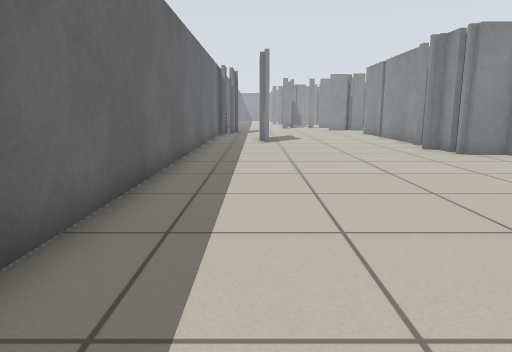
View 1 (above)

24 first-person views from a walk through a robot-simulator world made for Stage. The camera is 0.68 m above the floor, tilts 10° down and sees 70° across. The lines on the ground mark 1 m squares. The floor is counted in squares, 0.5 m on a side. Each view is taken from the middle of a square. On the plan, view 1 faces up. The plan holds only what a view shows up to about 15 squares ahead; the rest is blank. The place goes on beyond the plan. The robots in the file are not drawn.

View 2
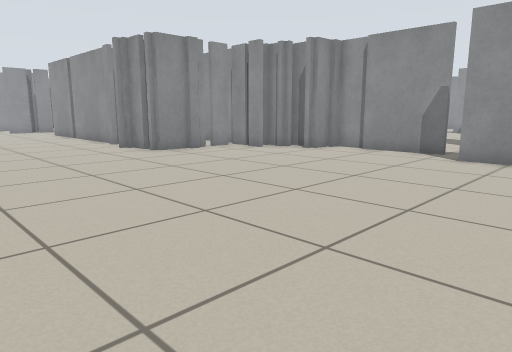

View 3
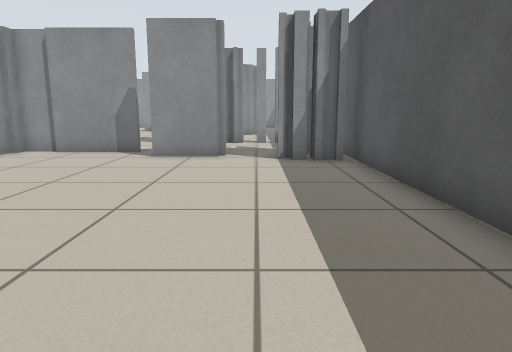

View 4
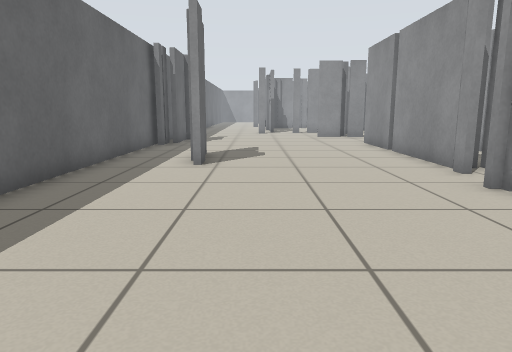

View 5
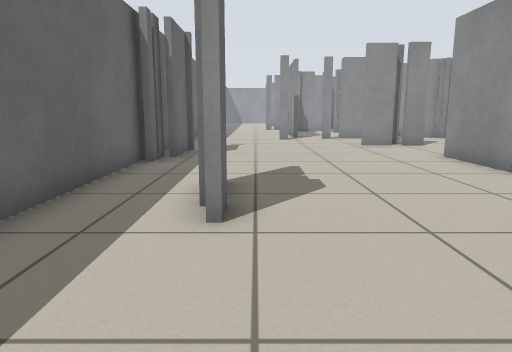

View 6
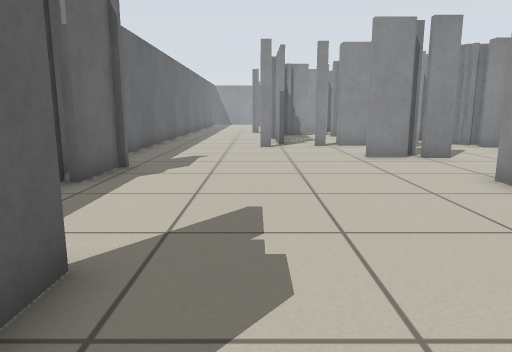

View 7
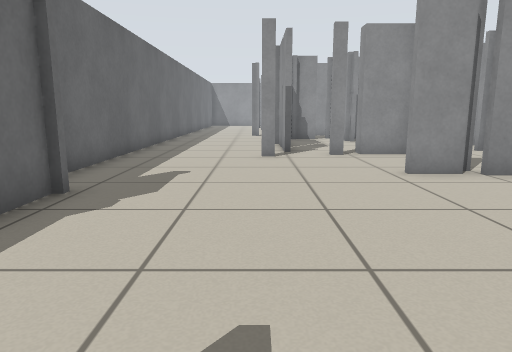

View 8
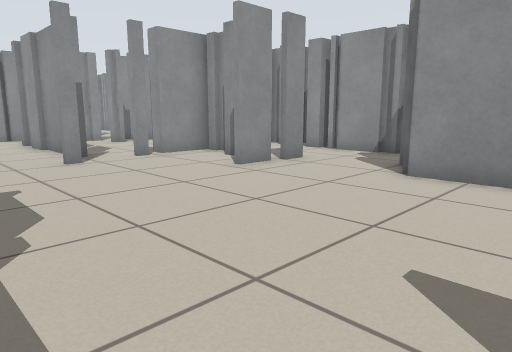

View 9
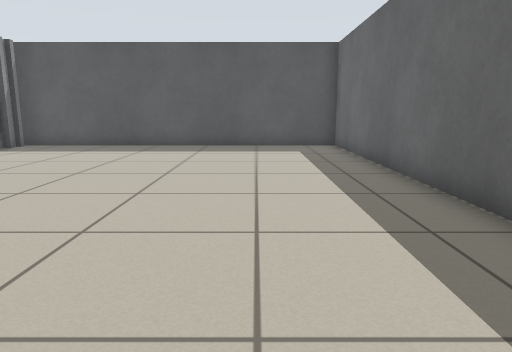

View 10
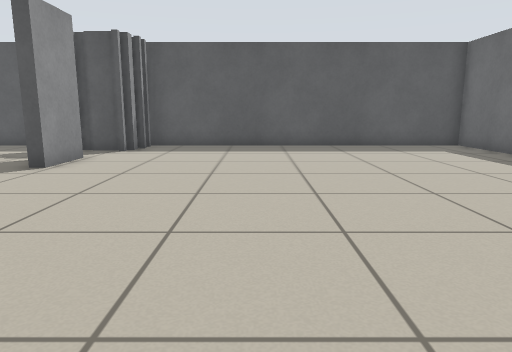

View 11
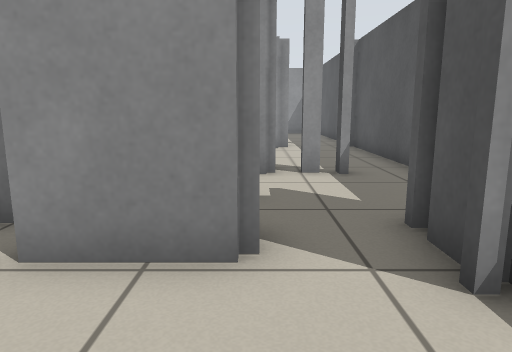

View 12
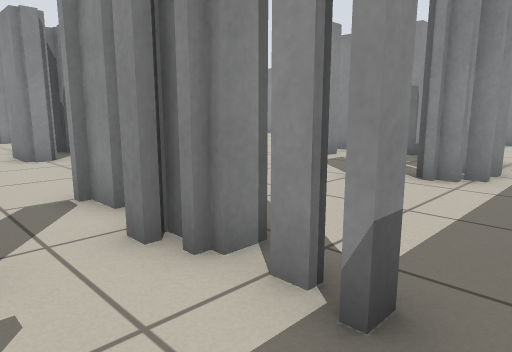

View 13
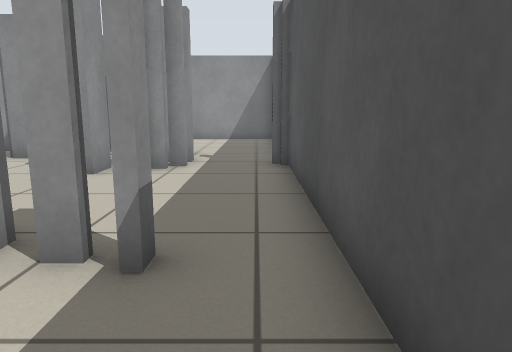

View 14
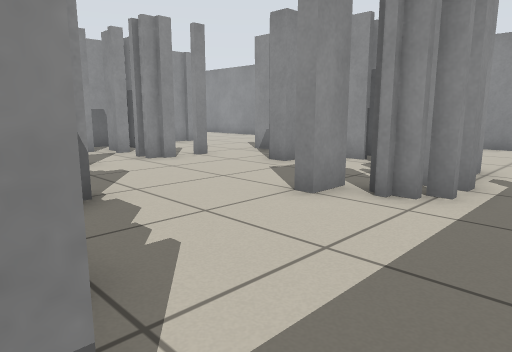

View 15
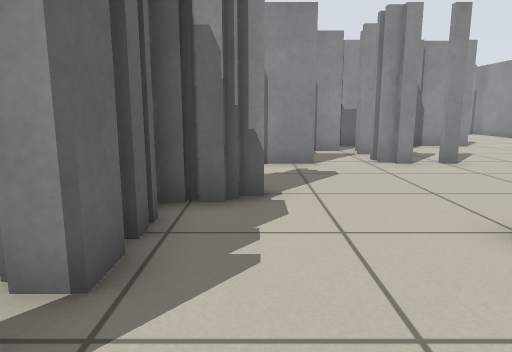

View 16
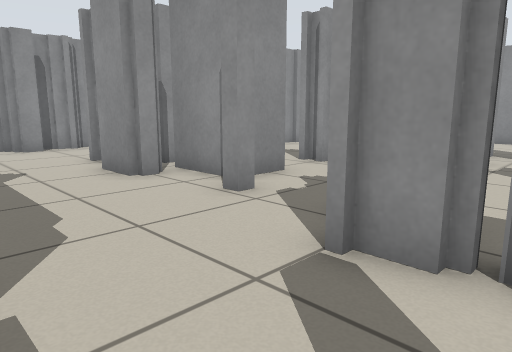

View 17
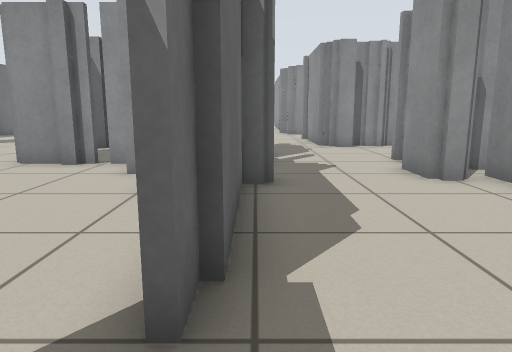

View 18
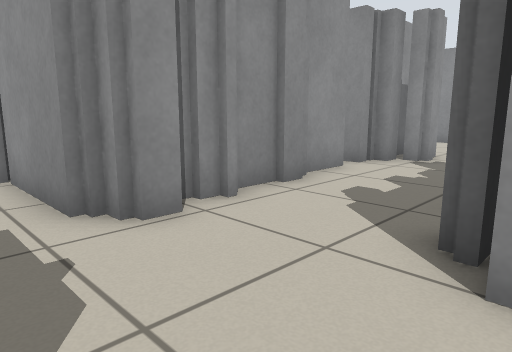

View 19
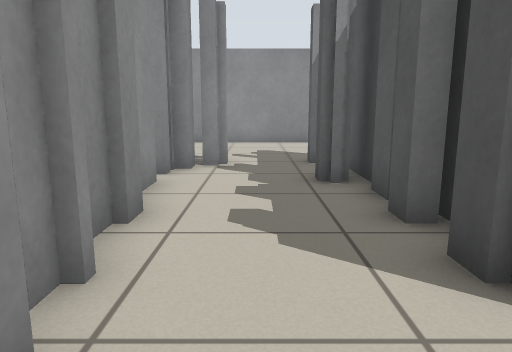

View 20
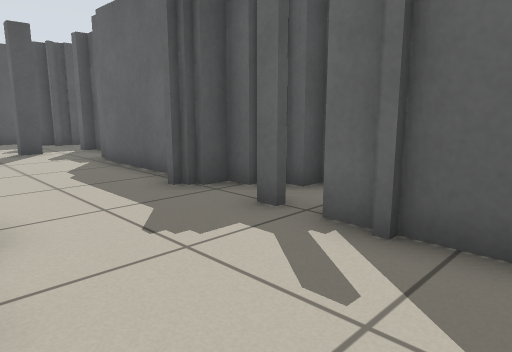

View 21
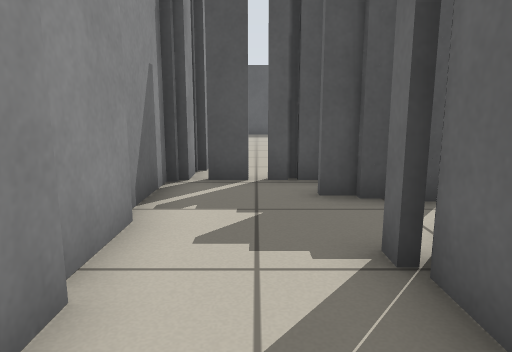

View 22
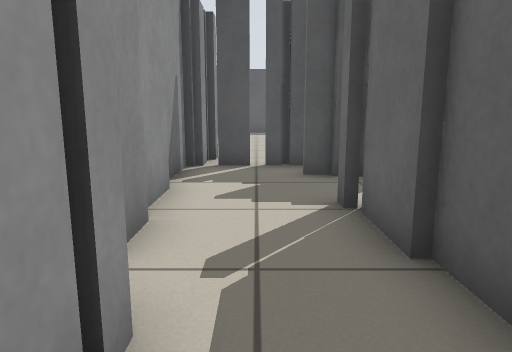

View 23
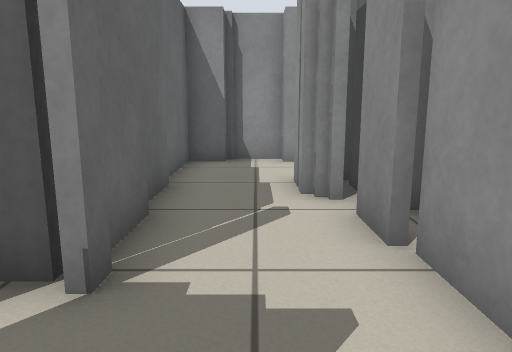

View 24
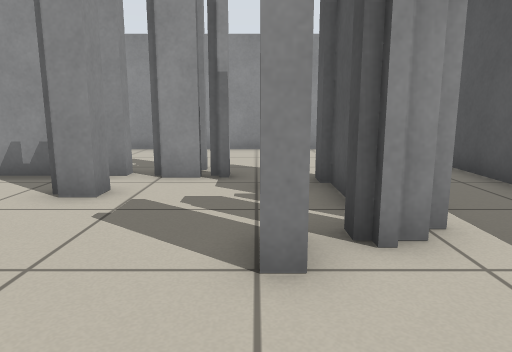

### Floor plan
Key: @ floor where view 1 was taken; # wall or solid block; x gap in a wall; . floor.
Columns run from 2 left of view 1 to 27 right of it. Each row starts with its distance up from view 1.
 34 #....#
 33 #....#
 32 #....#      #
 31 #....##### .##
 30 #....#...# ..#
 29 #............#
 28 #............#
 27 #.......##...#
 26 #............#
 25 ##...........#
 24 ##........####
 23 ##.......##.#
 22 #........#...
 21 #........#..      #
 20 #........#..##   .#
 19 #........#..##   .#
 18 #.#......#...#   .#      #
 17 #.##.....##..#  ..###########.
 16 #........##..#  ..........###.
 15 #........#...#  ..............
 14 #............###..............
 13 #.......###..###...##########.
 12 #........##x####...########...
 11 #...........####...#######....
 10 #...........####...##  ##....
  9 #............###...##  ##....
  8 #............###....######...
  7 #..............#....#.......#
  6 #.............##............#
  5 #.............##..........#.x.
  4 #.............##..###.......##
  3 #............##...##........##
  2 #............##...##...##.....
  1 #............##...##....####..
  0 #.@...............x.....####..
 -1 #...........###...#...........
 -2 #...........###...............
 -3 ############# ################

Positions as (right, up) in squares from view 1, and headings:
1: (0, 0), facing up
2: (0, 0), facing up-right
3: (0, 0), facing right
4: (2, 7), facing up
5: (1, 12), facing up
6: (2, 16), facing up
7: (2, 19), facing up
8: (-1, 20), facing up-right
9: (1, 12), facing down
10: (6, 12), facing down
11: (8, 1), facing right
12: (14, -2), facing up-right
13: (13, -2), facing right
14: (16, -2), facing up-right
15: (18, -2), facing up
16: (13, 2), facing up-right
17: (13, 2), facing up
18: (14, 12), facing up-right
19: (15, 15), facing right
20: (17, 15), facing down-left
21: (9, 19), facing down
22: (9, 21), facing down
23: (9, 13), facing up
24: (18, 2), facing right
